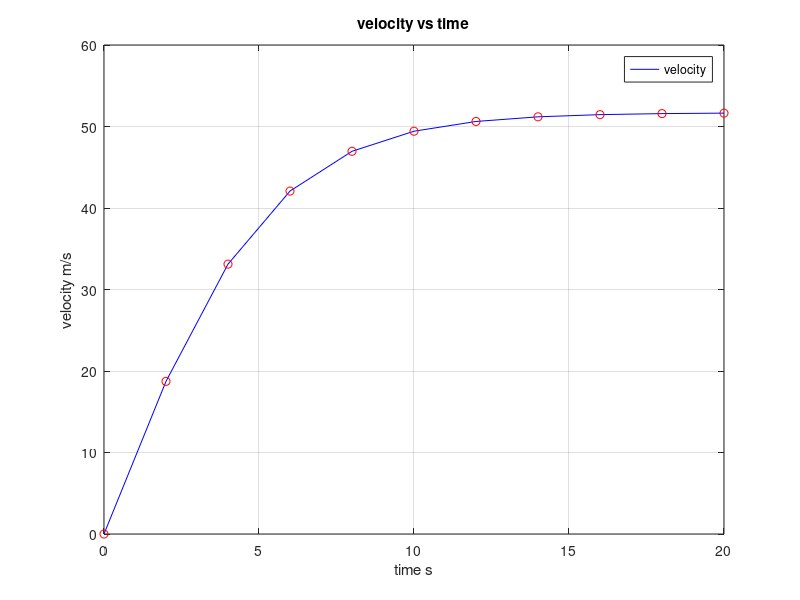

Reproduce this figure in MATLAB.
clc;
clear all;
close all;

g = 9.81;          %m/s^2
m = 68.1;           %kg
cd = 0.25;          %kg/m

t = 0: 2: 20 ;
v = sqrt(g*m/cd)...
    *tanh(sqrt(g*cd/m)*t);
%plot(t,v);
%plot(t,v,'b-', t,v,'rs');           % s is for square we also can write o for circle
plot(t,v,'b-');                        % x--> x mark    +---> plus    *--->star    s---->square   d---->diamond 
hold on;                               % b---> blue         r---> red    m--->magenta   k---->black
plot(t,v,'ro');                         % g-----> green    c--->cyan    y---->yellow   w----->white
hold off;

xlabel('time s');               %solid---->-    darhdot---> -.
ylabel('velocity m/s');         %dotted-----> :   dorhed---->--
title('velocity vs time');
grid();
legend('velocity');



figure;
t = 1:10;
y1 = (t-1)./(t+1);          
y2 = sin(t.^2)./(t.^2);
y3 = 1./t;
